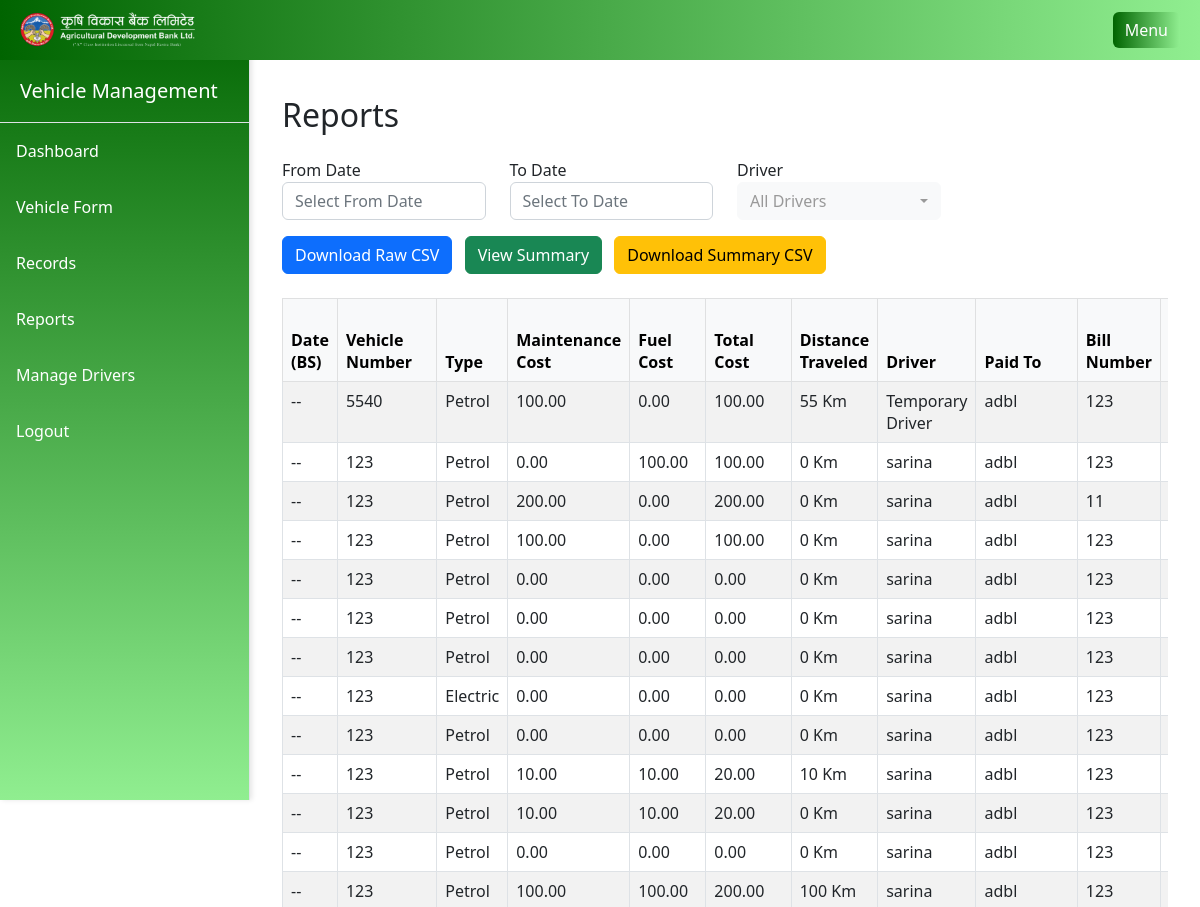
The page /reports/ (signed in, upper part) on the database as committed earlier.
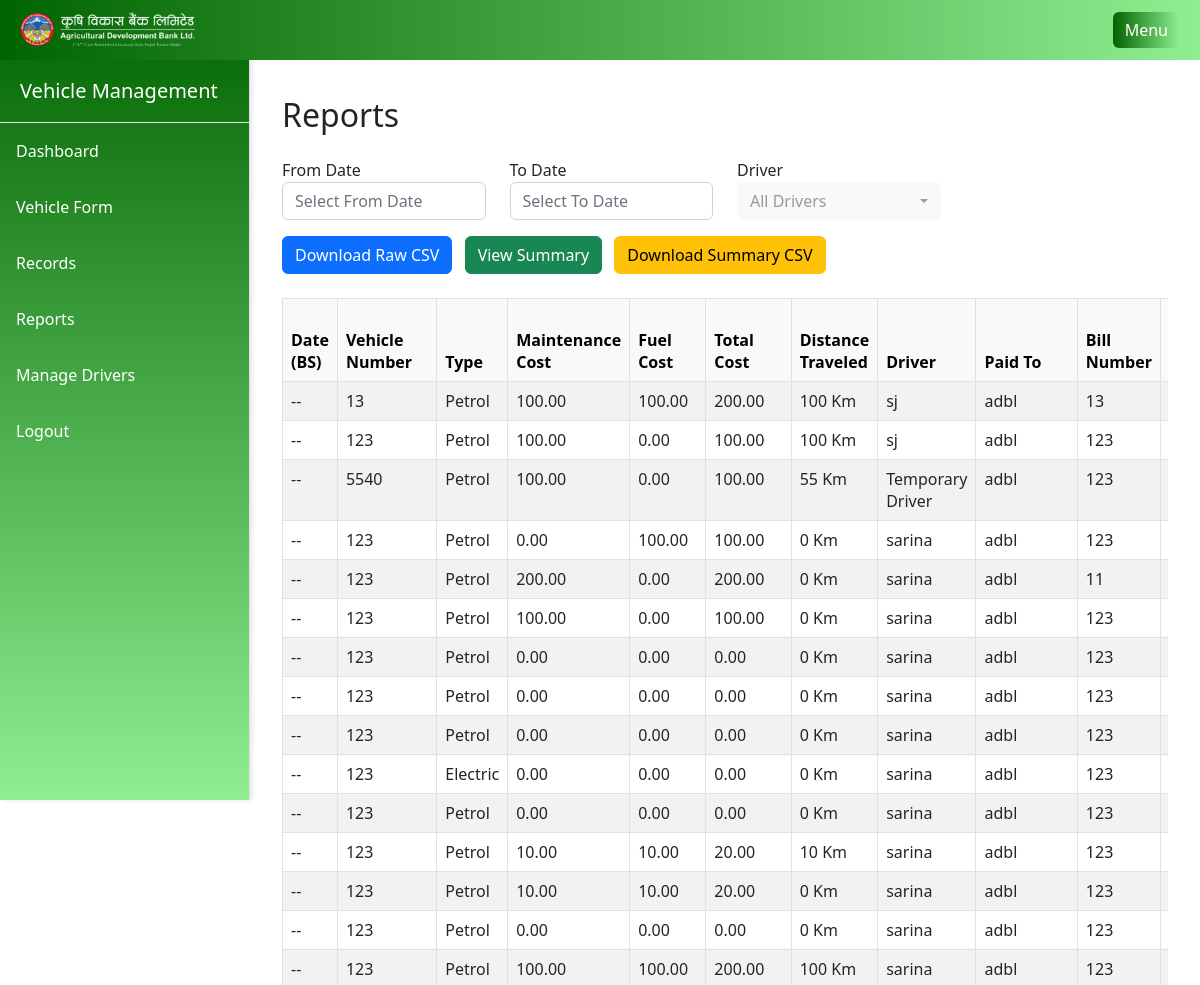
The same page on the database as committed later.
### main/models.py (models this page shows, shortened)
class VehicleRecord(models.Model):
    user = models.ForeignKey(User, on_delete=models.CASCADE)
    date = models.DateField()
    vehicle_number = models.CharField(max_length=20)
    vehicle_type = models.CharField(max_length=10, choices=VEHICLES_TYPE_CHOICES)
    maintenance_cost = models.DecimalField(max_digits=10, decimal_places=2)
    fuel_cost = models.DecimalField(max_digits=10, decimal_places=2)
    total_cost = models.DecimalField(max_digits=10, decimal_places=2)
    driver = models.ForeignKey(Driver, on_delete=models.SET_NULL, null=True, default=None)
    paid_to_company = models.CharField(max_length=50)
    bill_number = models.CharField(max_length=50)
    bill_date = models.DateField()
    distance_traveled = models.DecimalField(max_digits=10, decimal_places=2, default=0)
    reason_for_maintenance = models.CharField(max_length=200, blank=True)

class Driver(models.Model):
    driver_id = models.CharField(max_length=20, unique=True)
    name = models.CharField(max_length=50)

### main/views.py (the view)
# urls.py: path('reports/', views.reports, name='reports'),
@user_passes_test(lambda u: u.is_superuser)
def reports(request):
    drivers = Driver.objects.all().order_by('name')
    records = VehicleRecord.objects.all().order_by('-date', '-id')
    return render(request, 'main/reports.html', {'drivers': drivers, 'records': records})

### main/templates/main/reports.html (shortened to what this page needs)
{% extends 'main/base.html' %}
{% block content %}
<h2 class="mb-4">Reports</h2>
<form method="get">
  <div class="row mb-3">
      <div class="col-md-3">
          <label>From Date</label>
          <input type="text" id="from-date" name="from_date" class="form-control" value="{{ from_date }}" placeholder="Select From Date">
      </div>
      <div class="col-md-3">
          <label>To Date</label>
          <input type="text" id="to-date" name="to_date" class="form-control" value="{{ to_date }}" placeholder="Select To Date">
      </div>
      <div class="col-md-3">
          <label>Driver</label>
      </div>
  </div>
  <div class="mb-3">
      <button type="submit" name="action" value="csv" class="btn btn-primary me-2">
    Download Raw CSV
</button>
<button type="submit" name="action" value="summary" class="btn btn-success me-2">
    View Summary
</button>
<button type="submit" name="action" value="summary_csv" class="btn btn-warning">
    Download Summary CSV
</button>
  </div>
</form>
{% if records %}
<div class="table-responsive mt-4">
    <table class="table table-striped table-bordered">
        <thead class="table-light">
            <tr>
                <th>Date (BS)</th>
                <th>Vehicle Number</th>
                <th>Type</th>
                <th>Maintenance Cost</th>
                <th>Fuel Cost</th>
                <th>Total Cost</th>
                <th>Distance Traveled</th>
                <th>Driver</th>
                <th>Paid To</th>
                <th>Bill Number</th>
                <th>Bill Date (BS)</th>
            </tr>
        </thead>
        <tbody>
            {% for record in records %}
            <tr>
                <td>{{ record.bs_date.year }}-{{ record.bs_date.month }}-{{ record.bs_date.day }}</td>
                <td>{{ record.vehicle_number }}</td>
                <td>{{ record.vehicle_type }}</td>
                <td>{{ record.maintenance_cost|floatformat:2 }}</td>
                <td>{{ record.fuel_cost|floatformat:2 }}</td>
                <td>{{ record.total_cost|floatformat:2 }}</td>
                <td>{{ record.distance_traveled|floatformat:0 }} Km</td>
                <td>{{ record.driver.name }}</td>
                <td>{{ record.paid_to_company }}</td>
                <td>{{ record.bill_number }}</td>
                <td>{{ record.bs_bill_date.year }}-{{ record.bs_bill_date.month }}-{{ record.bs_bill_date.day }}</td>
            </tr>
            {% endfor %}
        </tbody>
    </table>
</div>
{% endif %}
{% endblock %}

### main/templates/main/base.html (shortened to what this page needs)
{% load static %}
<html lang="en">
<head>
    <link href="{% static 'main/css/scripts.css' %}" rel="stylesheet">
    <link href="{% static 'main/css/bootstrap-select.min.css' %}" rel="stylesheet">
    <link href="{% static 'main/css/nepali.datepicker.v5.0.6.min.css' %}" rel="stylesheet">
</head>
<body>
<header>
    <img src="{% static 'main/images/logo.png' %}" alt="Logo">
    <button class="btn btn-theme" id="sidebarToggle">Menu</button>
</header>
<div class="d-flex" id="wrapper">
    <div class="border-end" id="sidebar-wrapper">
        <div class="sidebar-heading border-bottom bg-transparent">Vehicle Management</div>
        <div class="list-group list-group-flush">
            <a href="{% url 'dashboard' %}" class="list-group-item list-group-item-action list-group-item-light p-3 {% if request.resolver_match.url_name == 'dashboard' %}active{% endif %}"><span>Dashboard</span></a>
            <a href="{% url 'home' %}" class="list-group-item list-group-item-action list-group-item-light p-3 {% if request.resolver_match.url_name == 'home' %}active{% endif %}"><span>Vehicle Form</span></a>
            <a href="{% url 'my_records' %}" class="list-group-item list-group-item-action list-group-item-light p-3 {% if request.resolver_match.url_name == 'my_records' %}active{% endif %}"><span>{% if user.is_superuser %}Records{% else %}My Records{% endif %}</span></a>
            {% if user.is_superuser %}
            <div class="list-group-item p-0">
                <a class="list-group-item list-group-item-action list-group-item-light p-3"
                   data-bs-toggle="collapse"
                   href="#reportsSubMenu"
                   role="button"
                   aria-expanded="false"
                   aria-controls="reportsSubMenu">
                    <span>Reports</span>
                </a>
            </div>
            <a href="{% url 'manage_drivers' %}" class="list-group-item list-group-item-action list-group-item-light p-3 {% if request.resolver_match.url_name == 'manage_drivers' %}active{% endif %}"><span>Manage Drivers</span></a>
            {% endif %}
            {% if user.is_authenticated %}
            <a href="{% url 'logout' %}" class="list-group-item list-group-item-action list-group-item-light p-3"><span>Logout</span></a>
            {% endif %}
        </div>
    </div>
    <div id="page-content-wrapper">
        <div class="container-fluid mt-3">
            {% block content %}{% endblock %}
        </div>
    </div>
</div>
</body>
</html>

### main/templates/main/base.html (style rules this page uses)
header { height: 60px; background: linear-gradient(to right, #006400, #90ee90); display: flex; align-items: center; justify-content: space-between; padding: 0 20px; position: fixed; top: 0; left: 0; width: 100%; z-index: 1100; }
header img { height: 40px; }
#wrapper { display: flex; min-height: 100vh; }
#sidebar-wrapper { position: fixed; top: 0; left: 0; height: 100vh; width: 250px; flex-shrink: 0; background: linear-gradient(to bottom, #006400, #90ee90); transition: transform 0.3s ease; z-index: 1000; overflow-y: auto; box-shadow: 2px 0 5px rgba(0,0,0,0.1); }
#sidebar-wrapper .sidebar-heading { padding: 1rem 1.25rem; font-size: 1.25rem; background-color: transparent; color: white; margin-top: 60px; }
#sidebar-wrapper .list-group-item { width: 100%; box-sizing: border-box; padding-left: 1.25rem; padding-right: 1.25rem; margin: 0; background: transparent; color: white; border: none; transition: color 0.3s ease; }
#page-content-wrapper { flex-grow: 1; padding: 20px; transition: margin-left 0.3s; margin-left: 250px; margin-top: 60px; }
.btn-theme { background: linear-gradient(to right, #006400, #90ee90); color: white; border: none; }

Rows that differ between the two databases and show on the page:
added VehicleRecord: vehicle_number "13", vehicle_type "Petrol", maintenance_cost "100.00", fuel_cost "100.00", total_cost "200.00", distance_traveled "100", driver.name "sj", paid_to_company "adbl", bill_number "13"
added VehicleRecord: vehicle_number "123", vehicle_type "Petrol", maintenance_cost "100.00", fuel_cost "0.00", total_cost "100.00", distance_traveled "100", driver.name "sj", paid_to_company "adbl", bill_number "123"
